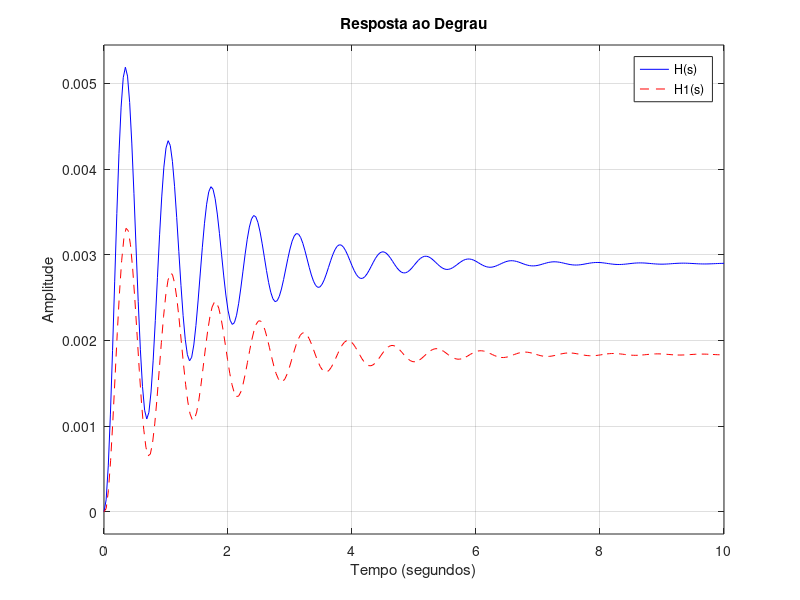
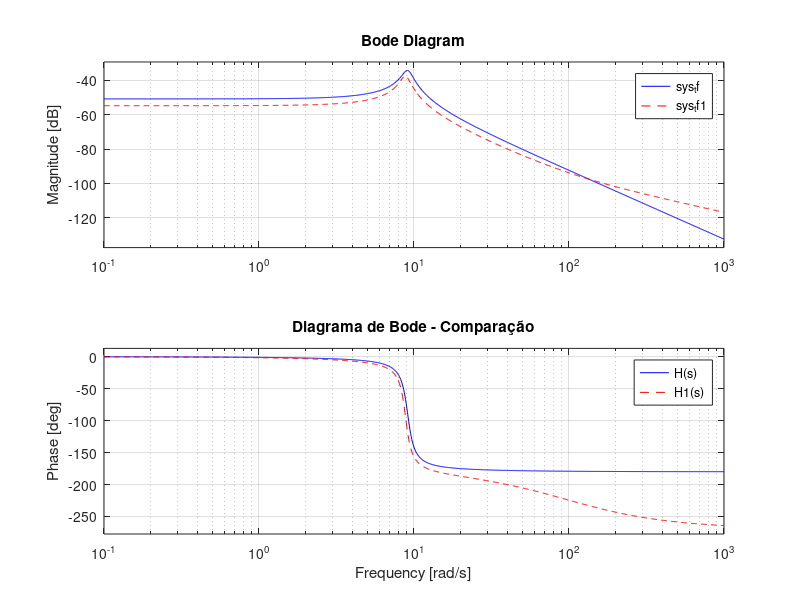

MATLAB code to generate these figures, in order: (Note: this script raises an error after producing the figures.)
%         0.2402
%---------------------------
%  s^2 + 1.3529 s + 82.9356

%_____________________________

 % -0.001444 s + 0.143
%---------------------------
%  s^2 + 1.23 s + 77.9

%Fit to estimation data: 46.51% (stability enforced) 
% FPE: 0.02038, MSE: 0.02032
%%
% ─────────────────────────────────────────────────────────────
% PARÂMETROS E DEFINIÇÃO DOS SISTEMAS
% ─────────────────────────────────────────────────────────────
Kp   = 2.8968e-03;
zeta = 0.0743;
wn   = 9.1069;

% Função de Transferência Atual H(s)
b0 = Kp * wn^2;
a1 = 2.0 * zeta * wn;
a0 = wn^2;

num = [b0];
den = [1.0, a1, a0];
sys_tf = tf(num, den);

% Função de Transferência Anterior H1(s)
num1 = [-0.001444, 0.143];
den1 = [1.0, 1.23, 77.9];
sys_tf1 = tf(num1, den1);

% ─────────────────────────────────────────────────────────────
% PLOT 1: Resposta ao Degrau (Step Response)
% ─────────────────────────────────────────────────────────────
figure(1);
step(sys_tf, 'b', sys_tf1, 'r--');
grid on;
title('Resposta ao Degrau');
xlabel('Tempo (segundos)');
ylabel('Amplitude');
legend('H(s) ', 'H1(s) ', 'Location', 'best');

% ─────────────────────────────────────────────────────────────
% PLOT 2: Diagrama de Bode (Resposta em Frequência)
% ─────────────────────────────────────────────────────────────
figure(2);
bode(sys_tf, 'b', sys_tf1, 'r--');
grid on;
title('Diagrama de Bode - Comparação');
legend('H(s) ', 'H1(s) ', 'ocation', 'best');
%%
T  = readtable('dados_malha_aberta_20260610_141507.csv');  % excitação aleatória
u  = T.pwm;            % entrada
y  = T.alpha_rad;      % saída
Ts = 0.02;             % 20 ms

data = iddata(y, u, Ts);
data.InputName  = 'PWM';     data.InputUnit  = 'duty';
data.OutputName = 'alpha';   data.OutputUnit = 'rad';
data.TimeUnit   = 'seconds';

data = detrend(data);   % remove a média de u e y (recomendado)

T  = readtable('dados_malha_aberta_20260610_132412.csv');  % excitação aleatória
u  = T.pwm;            % entrada
y  = T.alpha_rad;      % saída
Ts = 0.02;             % 20 ms

data2 = iddata(y, u, Ts);
data2.InputName  = 'PWM';     data.InputUnit  = 'duty';
data2.OutputName = 'alpha';   data.OutputUnit = 'rad';
data2.TimeUnit   = 'seconds';

data2 = detrend(data2);   % remove a média de u e y (recomendado)
